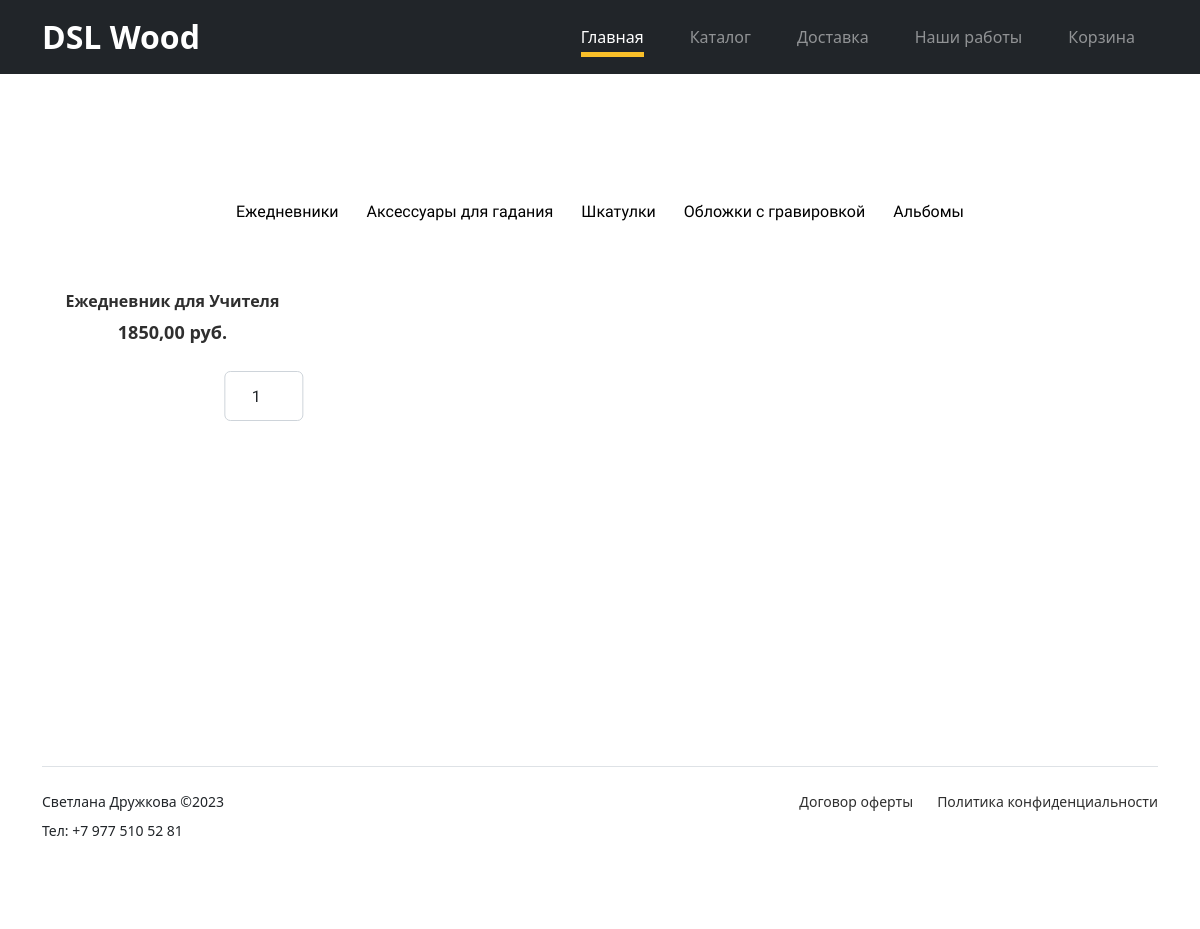
Page /catalog/1/ on the earlier database version.
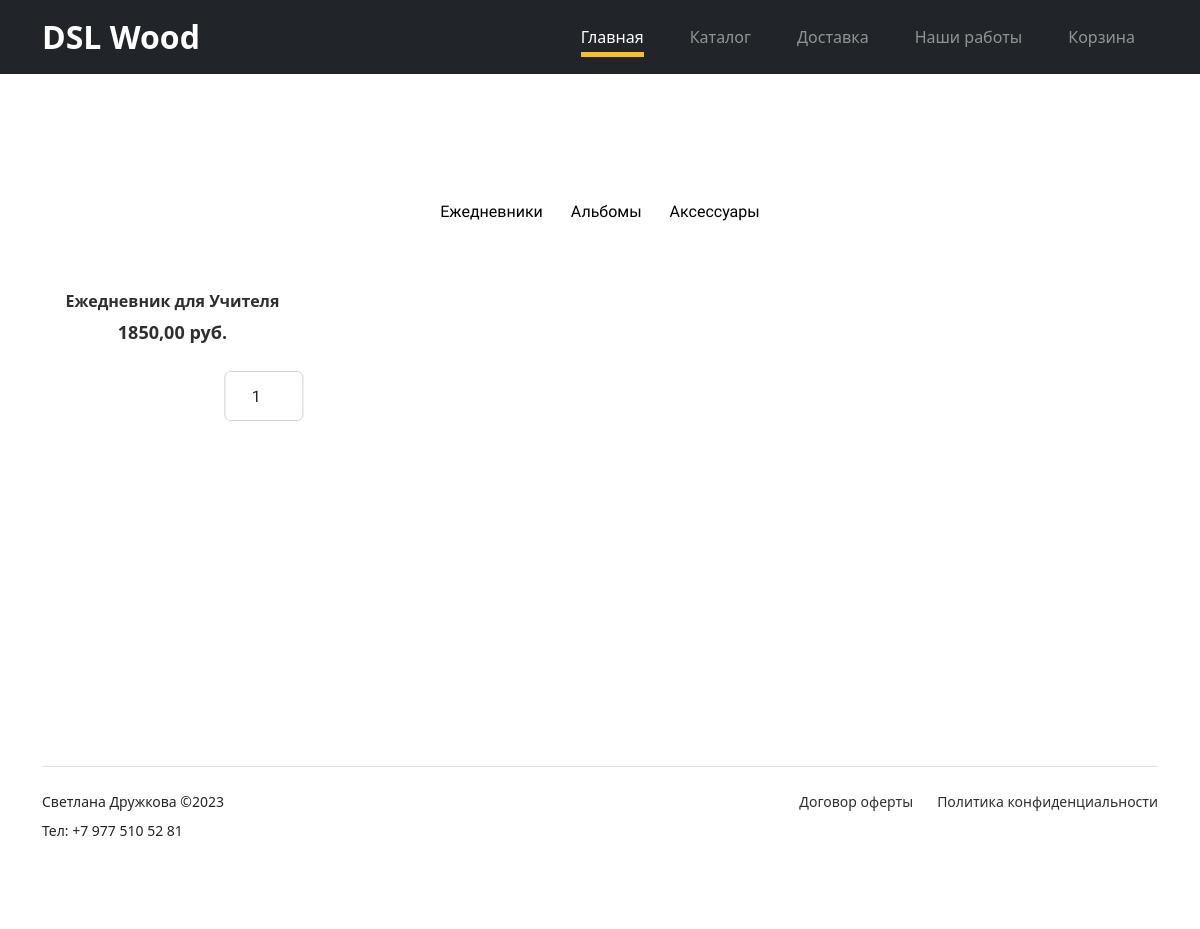
Same page on the later database version.
### catalog/models.py (models this page shows, shortened)
class Category(models.Model):
    CHOICES_STATUS = (
        ('Опубликовано', 'Опубликовано'),
        ('Скрыто', 'Скрыто'),
    )
    name_cat = models.CharField(verbose_name='Категория', max_length=100)
    status = models.CharField(choices=CHOICES_STATUS, max_length=100, default='Опубликовано')
    class Meta:
        verbose_name = 'Категория'
        verbose_name_plural = 'Категории'

class Product(models.Model):
    title = models.CharField(verbose_name='Название', max_length=100)
    category = models.ForeignKey(Category, on_delete=models.CASCADE, verbose_name='Категория')
    image = models.ImageField(verbose_name='Фото', upload_to='products/')
    slug = models.SlugField(max_length=50, unique=True, default=title, verbose_name='URL')
    description = models.TextField(verbose_name='Описание', default='')
    price = models.DecimalField(verbose_name='Стоимость', max_digits=10, decimal_places=2)
    class Meta:
        verbose_name = 'Товар'
        verbose_name_plural = 'Товары'

### catalog/views.py (the view)
# urls.py: path('<slug:category_slug>/', views.cat_slug_products, name='cat_slug_products'),
def cat_slug_products(request, category_slug=None):
    status = 'Опубликовано'
    categories = Category.objects.filter(status=status).all()
    category = None
    products = None
    form = CartAddProductForm()
    if category_slug:
        category = Category.objects.get(id=category_slug)
        products = Product.objects.filter(category=category)
    else:
        products = Product.objects.all()
    return render(request, 'catalog/product_detail2.html', {'category': category, 'categories': categories,
                                                            'products': products,
                                                            "form": form})

### cart/forms.py
class CartAddProductForm(forms.Form):
    quantity = forms.IntegerField(label="", max_value=6, min_value=1, initial=1,
                                  widget=forms.NumberInput(attrs={'class': 'form-control',
                                                                  'style': 'width: 30%; '
                                                                  'text-align: center;'}))
    update = forms.BooleanField(required=False, initial=False, widget=forms.HiddenInput)

### catalog/templates/catalog/product_detail2.html (shortened to what this page needs)
{% extends 'main/layout2.html' %}
{% block content %}
<div class="untree_co-section product-section before-footer-section">
<div class="container">
        <div class="vertical-menu">
            {% for category in categories %}
            <a href="{% url 'cat_slug_products' category_slug=category.id %}"> {{category.name_cat}}</a>
            {% endfor %}
        </div>
        <br>
        <div class="row">
            {% for product in products %}
            <div class="col-12 col-md-4 col-lg-3 mb-5">
                <a class="product-item" href="{% url 'get_slug_product' product_id=product.id %}">
                    <h3 class="product-title">{{product.title}}</h3>
                    <strong class="product-price">{{product.price}} руб.</strong>
                    <form action="{% url 'cart_add' product_id=product.id%}"
                          method="post">
                        <div class="form_count"> {{ form }} </div>
                    </form>
                </a>
            </div>
            {% endfor %}
        </div>
</div>
    </div>
{% endblock %}

Differences in the rows shown:
removed Category: name_cat "Аксессуары для гадания"
removed Category: name_cat "Шкатулки"
removed Category: name_cat "Обложки с гравировкой"
added Category: name_cat "Аксессуары"
